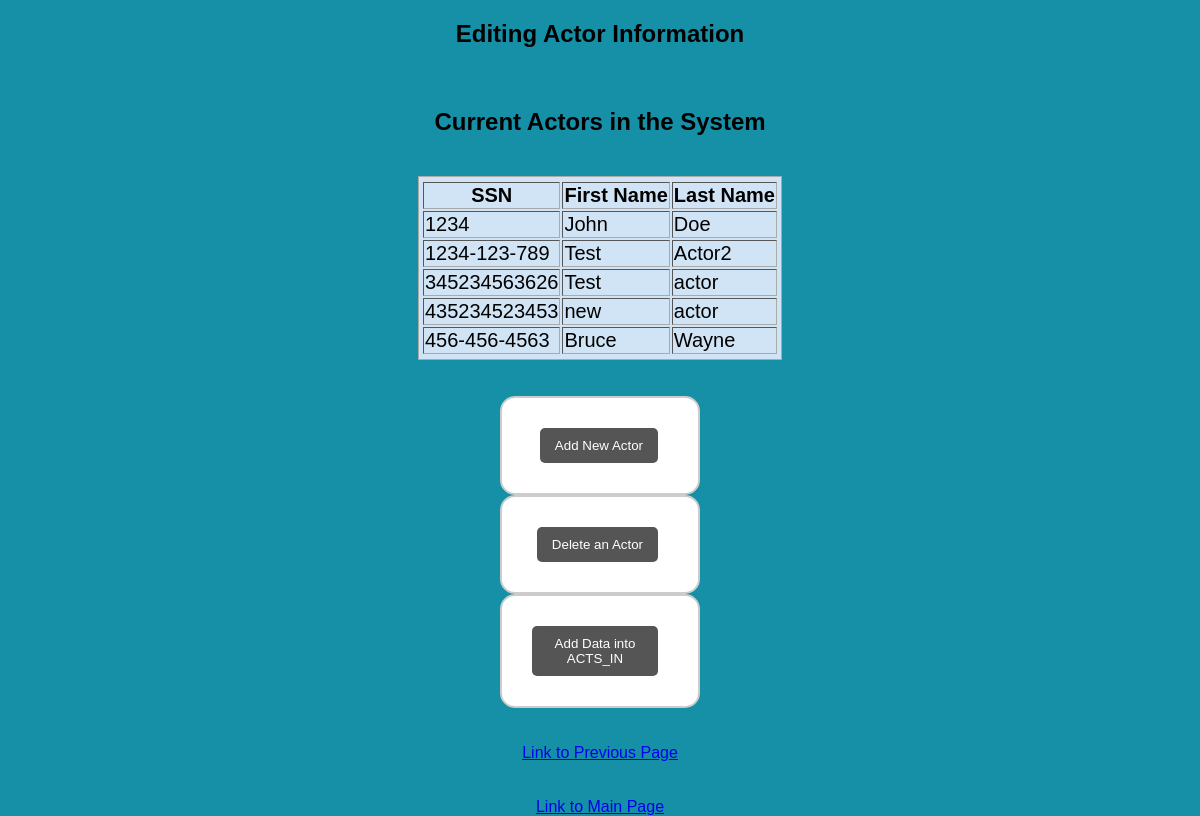
Page /DBMS_Project/admin_editEntertainment/admin_editActor.php on the committed database.
### tables this page shows
CREATE TABLE `actor` (
  `ssn` varchar(12) NOT NULL,
  `fname` varchar(15) NOT NULL,
  `lname` varchar(15) NOT NULL
);

### DBMS_Project/admin_editEntertainment/admin_editActor.php (the view, shortened to what this page needs)
<!DOCTYPE html>
<html>
<head>
	<link rel="stylesheet" type="text/css" href="./../style.css">
</head>
<body style = "flex-direction: column; justify-content:normal">
	<h2>Editing Actor Information </h2>
	<h2>Current Actors in the System</h2>
	<?php
		$connection = mysqli_connect("localhost", "root", "","entertainment_db");
		$result = mysqli_query($connection, "SELECT * FROM actor");
		echo "<table style = \"background: #D0E4F5;border: 1px solid #AAAAAA;
		padding: 3px 2px;font-size: 20px;\" border = '1'>
			<tr>
			<th>SSN</th>
			<th>First Name</th>
			<th>Last Name</th>
			</tr>";
		while($row = mysqli_fetch_array($result))
		{
			echo "<tr>";
			echo "<td>" . $row['ssn'] . "</td>";
			echo "<td>" . $row['fname'] . "</td>";
			echo "<td>" . $row['lname'] . "</td>";
			echo "</tr>";
		}
		echo "</table>";
	?>
	<br><br>
	<form style = "width: 200px" action=""  method="post">
	<button name = "addNewActor" style = "float:middle"  type="submit">Add New Actor
	</button>
	</form>
	<form style = "width: 200px" action=""  method="post">
	<button name = "deleteActor" type="submit">Delete an Actor</button>
	</form>
	<form style = "width: 200px" action=""  method="post">
	<button name = "updateExistingActor" type="submit">Add Data into ACTS_IN</button>
	</form>
	<br><br>
	<a href="admin_editInfo.php">Link to Previous Page</a>	<br><br>
    <a href="./../index.php">Link to Main Page</a>
</body>
</html>

### DBMS_Project/style.css (style rules this page uses)
body { background: #1690A7; display: flex; justify-content: center; align-items: center; height: 100vh; margin: auto }
* { font-family: sans-serif; box-sizing: border-box; }
form { width: 500px; border: 2px solid #ccc; padding: 30px; background: #fff; border-radius: 15px; }
h2 { text-align: center; margin-bottom: 40px; }
button { float: right; background: #555; padding: 10px 15px; color: #fff; border-radius: 5px; margin-right: 10px; border: none; }
table { background: #D0E4F5; }

### rows in the picture
actor: ssn "1234", fname "John", lname "Doe"
actor: ssn "1234-123-789", fname "Test", lname "Actor2"
actor: ssn "345234563626", fname "Test", lname "actor"
actor: ssn "435234523453", fname "new", lname "actor"
actor: ssn "456-456-4563", fname "Bruce", lname "Wayne"
